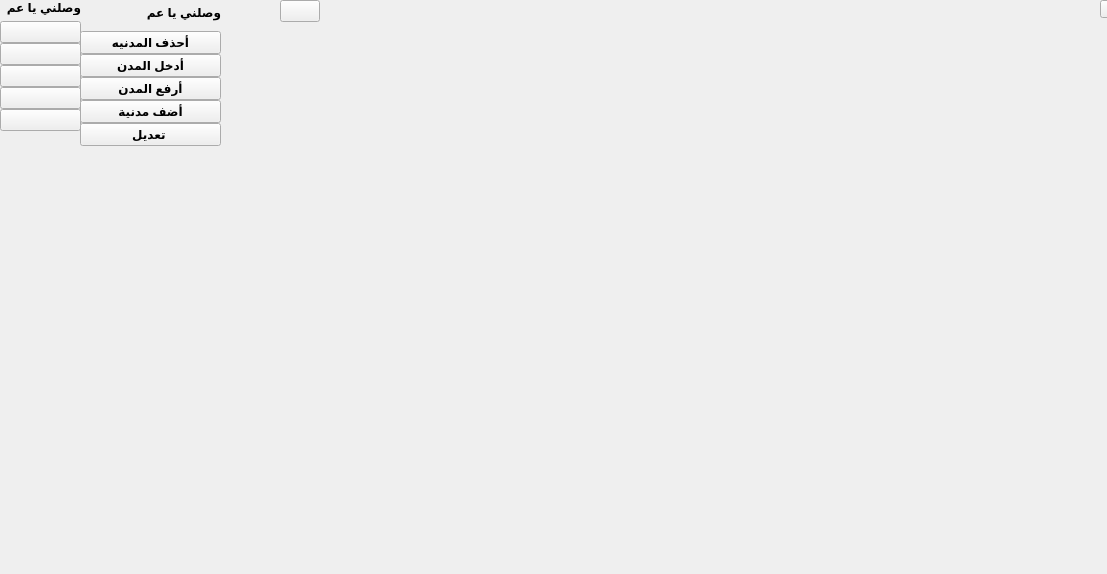
<?xml version="1.0" encoding="UTF-8"?>
<ui version="4.0">
 <class>MainWindow</class>
 <widget class="QMainWindow" name="MainWindow">
  <property name="geometry">
   <rect>
    <x>0</x>
    <y>0</y>
    <width>1107</width>
    <height>574</height>
   </rect>
  </property>
  <property name="windowTitle">
   <string>MainWindow</string>
  </property>
  <widget class="QWidget" name="centralwidget">
   <widget class="QWidget" name="icon_only_widget" native="true">
    <property name="geometry">
     <rect>
      <x>0</x>
      <y>0</y>
      <width>81</width>
      <height>391</height>
     </rect>
    </property>
    <layout class="QVBoxLayout" name="verticalLayout_5">
     <item>
      <layout class="QHBoxLayout" name="horizontalLayout_2">
       <item>
        <widget class="QLabel" name="label_4">
         <property name="font">
          <font>
           <bold>true</bold>
          </font>
         </property>
         <property name="text">
          <string>وصلني يا عم</string>
         </property>
        </widget>
       </item>
      </layout>
     </item>
     <item>
      <layout class="QVBoxLayout" name="verticalLayout_3">
       <property name="spacing">
        <number>0</number>
       </property>
       <item>
        <widget class="QPushButton" name="pushButton_4">
         <property name="layoutDirection">
          <enum>Qt::LayoutDirection::LeftToRight</enum>
         </property>
         <property name="text">
          <string/>
         </property>
         <property name="icon">
          <iconset resource="myres.qrc">
           <normaloff>:/icons/add-row-16.ico</normaloff>:/icons/add-row-16.ico</iconset>
         </property>
         <property name="checkable">
          <bool>true</bool>
         </property>
         <property name="autoExclusive">
          <bool>true</bool>
         </property>
        </widget>
       </item>
       <item>
        <widget class="QPushButton" name="pushButton_3">
         <property name="layoutDirection">
          <enum>Qt::LayoutDirection::LeftToRight</enum>
         </property>
         <property name="text">
          <string/>
         </property>
         <property name="icon">
          <iconset resource="myres.qrc">
           <normaloff>:/icons/available-updates-16.ico</normaloff>:/icons/available-updates-16.ico</iconset>
         </property>
         <property name="checkable">
          <bool>true</bool>
         </property>
         <property name="autoExclusive">
          <bool>true</bool>
         </property>
        </widget>
       </item>
       <item>
        <widget class="QPushButton" name="pushButton_2">
         <property name="layoutDirection">
          <enum>Qt::LayoutDirection::LeftToRight</enum>
         </property>
         <property name="text">
          <string/>
         </property>
         <property name="icon">
          <iconset resource="myres.qrc">
           <normaloff>:/icons/trash-9-16.ico</normaloff>:/icons/trash-9-16.ico</iconset>
         </property>
         <property name="checkable">
          <bool>true</bool>
         </property>
         <property name="autoExclusive">
          <bool>true</bool>
         </property>
        </widget>
       </item>
       <item>
        <widget class="QPushButton" name="pushButton_5">
         <property name="layoutDirection">
          <enum>Qt::LayoutDirection::LeftToRight</enum>
         </property>
         <property name="text">
          <string/>
         </property>
         <property name="icon">
          <iconset resource="myres.qrc">
           <normaloff>:/icons/upload-16.ico</normaloff>:/icons/upload-16.ico</iconset>
         </property>
         <property name="checkable">
          <bool>true</bool>
         </property>
         <property name="autoExclusive">
          <bool>true</bool>
         </property>
        </widget>
       </item>
       <item>
        <widget class="QPushButton" name="pushButton">
         <property name="layoutDirection">
          <enum>Qt::LayoutDirection::LeftToRight</enum>
         </property>
         <property name="text">
          <string/>
         </property>
         <property name="icon">
          <iconset resource="myres.qrc">
           <normaloff>:/icons/add-16.ico</normaloff>:/icons/add-16.ico</iconset>
         </property>
         <property name="checkable">
          <bool>true</bool>
         </property>
         <property name="autoExclusive">
          <bool>true</bool>
         </property>
        </widget>
       </item>
      </layout>
     </item>
     <item>
      <spacer name="verticalSpacer">
       <property name="orientation">
        <enum>Qt::Orientation::Vertical</enum>
       </property>
       <property name="sizeHint" stdset="0">
        <size>
         <width>20</width>
         <height>208</height>
        </size>
       </property>
      </spacer>
     </item>
     <item>
      <widget class="QLabel" name="label">
       <property name="minimumSize">
        <size>
         <width>50</width>
         <height>50</height>
        </size>
       </property>
       <property name="maximumSize">
        <size>
         <width>50</width>
         <height>50</height>
        </size>
       </property>
       <property name="text">
        <string/>
       </property>
       <property name="pixmap">
        <pixmap resource="myres.qrc">:/icons/logoo.jpg</pixmap>
       </property>
       <property name="scaledContents">
        <bool>true</bool>
       </property>
      </widget>
     </item>
    </layout>
   </widget>
   <widget class="QWidget" name="full_menu_widget" native="true">
    <property name="geometry">
     <rect>
      <x>80</x>
      <y>0</y>
      <width>141</width>
      <height>364</height>
     </rect>
    </property>
    <layout class="QVBoxLayout" name="verticalLayout_6">
     <item>
      <layout class="QHBoxLayout" name="horizontalLayout">
       <item>
        <widget class="QLabel" name="label_2">
         <property name="minimumSize">
          <size>
           <width>25</width>
           <height>25</height>
          </size>
         </property>
         <property name="maximumSize">
          <size>
           <width>25</width>
           <height>25</height>
          </size>
         </property>
         <property name="text">
          <string/>
         </property>
         <property name="pixmap">
          <pixmap resource="myres.qrc">:/icons/logoo.jpg</pixmap>
         </property>
         <property name="scaledContents">
          <bool>true</bool>
         </property>
        </widget>
       </item>
       <item>
        <widget class="QLabel" name="label_3">
         <property name="font">
          <font>
           <bold>true</bold>
          </font>
         </property>
         <property name="text">
          <string>وصلني يا عم</string>
         </property>
        </widget>
       </item>
      </layout>
     </item>
     <item>
      <layout class="QVBoxLayout" name="verticalLayout_4">
       <property name="spacing">
        <number>0</number>
       </property>
       <item>
        <widget class="QPushButton" name="pushButton_7">
         <property name="font">
          <font>
           <bold>true</bold>
          </font>
         </property>
         <property name="text">
          <string>أحذف المدنيه</string>
         </property>
         <property name="icon">
          <iconset resource="myres.qrc">
           <normaloff>:/icons/trash-9-16.ico</normaloff>:/icons/trash-9-16.ico</iconset>
         </property>
         <property name="iconSize">
          <size>
           <width>9</width>
           <height>9</height>
          </size>
         </property>
         <property name="checkable">
          <bool>true</bool>
         </property>
         <property name="autoExclusive">
          <bool>true</bool>
         </property>
        </widget>
       </item>
       <item>
        <widget class="QPushButton" name="pushButton_6">
         <property name="font">
          <font>
           <bold>true</bold>
          </font>
         </property>
         <property name="text">
          <string>أدخل المدن</string>
         </property>
         <property name="icon">
          <iconset resource="myres.qrc">
           <normaloff>:/icons/add-16.ico</normaloff>:/icons/add-16.ico</iconset>
         </property>
         <property name="checkable">
          <bool>true</bool>
         </property>
         <property name="autoExclusive">
          <bool>true</bool>
         </property>
        </widget>
       </item>
       <item>
        <widget class="QPushButton" name="pushButton_10">
         <property name="font">
          <font>
           <bold>true</bold>
          </font>
         </property>
         <property name="text">
          <string>أرفع المدن</string>
         </property>
         <property name="icon">
          <iconset resource="myres.qrc">
           <normaloff>:/icons/upload-16.ico</normaloff>:/icons/upload-16.ico</iconset>
         </property>
         <property name="iconSize">
          <size>
           <width>10</width>
           <height>10</height>
          </size>
         </property>
         <property name="checkable">
          <bool>true</bool>
         </property>
         <property name="autoExclusive">
          <bool>true</bool>
         </property>
        </widget>
       </item>
       <item>
        <widget class="QPushButton" name="pushButton_9">
         <property name="font">
          <font>
           <bold>true</bold>
          </font>
         </property>
         <property name="text">
          <string>أضف مدنية</string>
         </property>
         <property name="icon">
          <iconset resource="myres.qrc">
           <normaloff>:/icons/add-row-16.ico</normaloff>:/icons/add-row-16.ico</iconset>
         </property>
         <property name="iconSize">
          <size>
           <width>10</width>
           <height>10</height>
          </size>
         </property>
         <property name="checkable">
          <bool>true</bool>
         </property>
         <property name="autoExclusive">
          <bool>true</bool>
         </property>
        </widget>
       </item>
       <item>
        <widget class="QPushButton" name="pushButton_8">
         <property name="font">
          <font>
           <bold>true</bold>
          </font>
         </property>
         <property name="text">
          <string>تعديل </string>
         </property>
         <property name="icon">
          <iconset resource="myres.qrc">
           <normaloff>:/icons/available-updates-16.ico</normaloff>:/icons/available-updates-16.ico</iconset>
         </property>
         <property name="checkable">
          <bool>true</bool>
         </property>
         <property name="autoExclusive">
          <bool>true</bool>
         </property>
        </widget>
       </item>
      </layout>
     </item>
     <item>
      <spacer name="verticalSpacer_2">
       <property name="orientation">
        <enum>Qt::Orientation::Vertical</enum>
       </property>
       <property name="sizeHint" stdset="0">
        <size>
         <width>20</width>
         <height>168</height>
        </size>
       </property>
      </spacer>
     </item>
     <item>
      <widget class="QLabel" name="label_5">
       <property name="minimumSize">
        <size>
         <width>50</width>
         <height>50</height>
        </size>
       </property>
       <property name="maximumSize">
        <size>
         <width>50</width>
         <height>50</height>
        </size>
       </property>
       <property name="text">
        <string/>
       </property>
       <property name="pixmap">
        <pixmap resource="myres.qrc">:/icons/logoo.jpg</pixmap>
       </property>
       <property name="scaledContents">
        <bool>true</bool>
       </property>
      </widget>
     </item>
    </layout>
   </widget>
   <widget class="QWidget" name="widget_2" native="true">
    <property name="geometry">
     <rect>
      <x>280</x>
      <y>0</y>
      <width>881</width>
      <height>521</height>
     </rect>
    </property>
    <widget class="QPushButton" name="pushButton_12">
     <property name="geometry">
      <rect>
       <x>820</x>
       <y>0</y>
       <width>56</width>
       <height>18</height>
      </rect>
     </property>
     <property name="text">
      <string/>
     </property>
     <property name="icon">
      <iconset resource="myres.qrc">
       <normaloff>:/icons/activity-feed-16.ico</normaloff>:/icons/activity-feed-16.ico</iconset>
     </property>
    </widget>
    <widget class="QWidget" name="layoutWidget">
     <property name="geometry">
      <rect>
       <x>0</x>
       <y>0</y>
       <width>786</width>
       <height>22</height>
      </rect>
     </property>
     <layout class="QHBoxLayout" name="horizontalLayout_3">
      <item>
       <widget class="QPushButton" name="pushButton_11">
        <property name="text">
         <string/>
        </property>
        <property name="icon">
         <iconset resource="myres.qrc">
          <normaloff>:/icons/activity-feed-16.ico</normaloff>:/icons/activity-feed-16.ico</iconset>
        </property>
        <property name="checkable">
         <bool>true</bool>
        </property>
        <property name="autoExclusive">
         <bool>true</bool>
        </property>
       </widget>
      </item>
      <item>
       <spacer name="horizontalSpacer">
        <property name="orientation">
         <enum>Qt::Orientation::Horizontal</enum>
        </property>
        <property name="sizeHint" stdset="0">
         <size>
          <width>758</width>
          <height>20</height>
         </size>
        </property>
       </spacer>
      </item>
     </layout>
    </widget>
   </widget>
  </widget>
 </widget>
 <resources>
  <include location="myres.qrc"/>
 </resources>
 <connections>
  <connection>
   <sender>pushButton_11</sender>
   <signal>toggled(bool)</signal>
   <receiver>icon_only_widget</receiver>
   <slot>setVisible(bool)</slot>
   <hints>
    <hint type="sourcelabel">
     <x>281</x>
     <y>19</y>
    </hint>
    <hint type="destinationlabel">
     <x>54</x>
     <y>324</y>
    </hint>
   </hints>
  </connection>
  <connection>
   <sender>pushButton_11</sender>
   <signal>toggled(bool)</signal>
   <receiver>full_menu_widget</receiver>
   <slot>setHidden(bool)</slot>
   <hints>
    <hint type="sourcelabel">
     <x>281</x>
     <y>19</y>
    </hint>
    <hint type="destinationlabel">
     <x>189</x>
     <y>246</y>
    </hint>
   </hints>
  </connection>
 </connections>
</ui>
